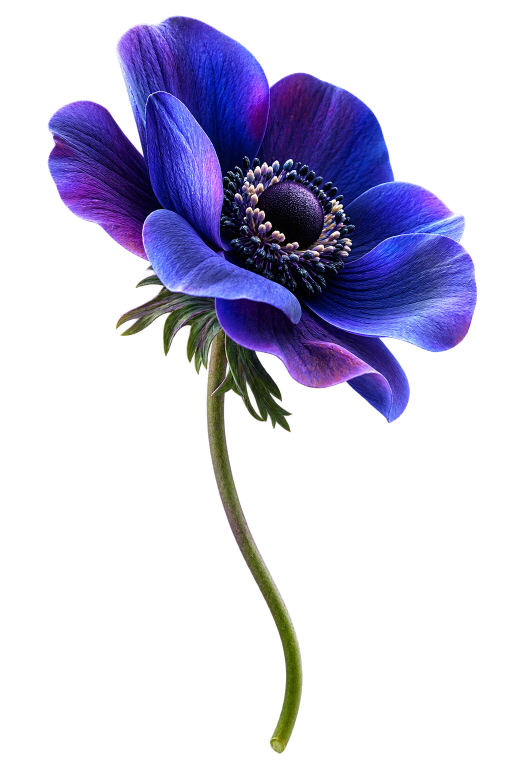
#> input picture github-pages/assets/flowers/anemone.png, 1024 x 1536 px, found by its file name (shown at 1/2 size)
$ python create_icon.py
#> lines starting #> are read from the running program, lines starting #| are printed output that depends on the picture
from pathlib import Path
from PIL import Image, ImageDraw, ImageFilter

root=Path(__file__).resolve().parents[1]
size=512
image=Image.new("RGBA",(size,size),(6,6,27,255))
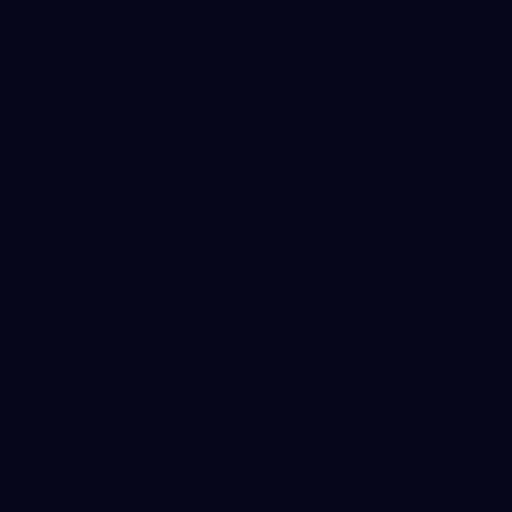
#> image: PIL image 512x512 RGBA; mean R, G, B, A 6, 6, 27, 255
glow=Image.new("RGBA",(size,size),(0,0,0,0))
#> glow: PIL image 512x512 RGBA; every value is 0
draw=ImageDraw.Draw(glow,"RGBA")
draw.ellipse((62,62,450,450),fill=(112,75,210,70))
glow=glow.filter(ImageFilter.GaussianBlur(45))
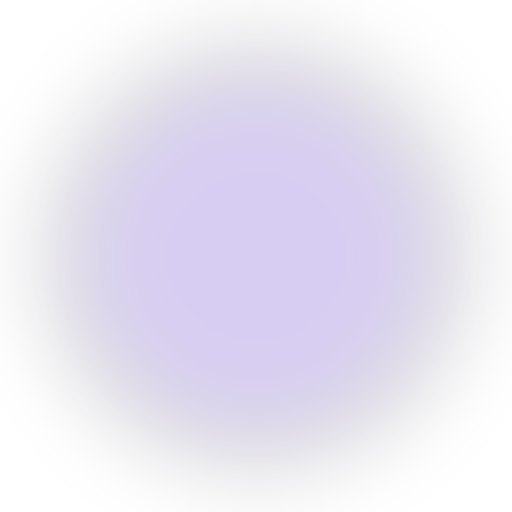
#> glow: PIL image 512x512 RGBA; mean R, G, B, A 50.4, 33.8, 94.6, 31.5; transparent parts drawn white
image.alpha_composite(glow)
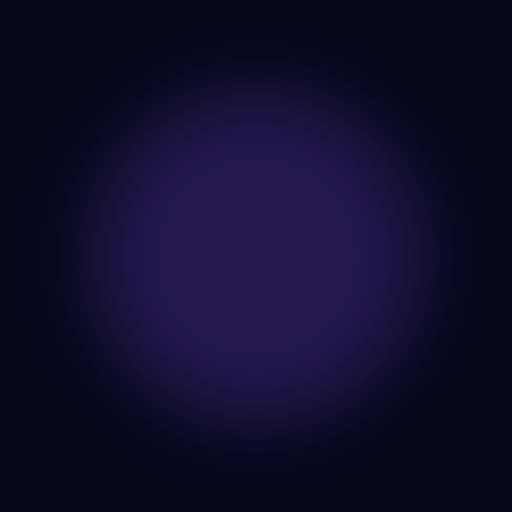
#> image: PIL image 512x512 RGBA; mean R, G, B, A 15.6, 12.2, 43, 255
flower=Image.open(root/"public"/"flowers"/"anemone.png").convert("RGBA")
#> flower is the input picture: PIL image 1024x1536 RGBA; mean R, G, B, A 40.1, 36.4, 66.2, 70.3
scale=360/flower.width
#> scale = 0.352
flower=flower.resize((360,int(flower.height*scale)),Image.Resampling.LANCZOS)
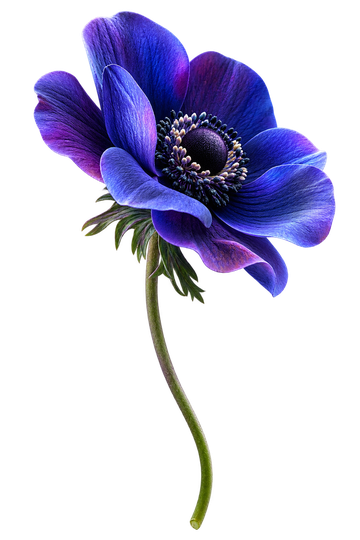
#> flower: PIL image 360x540 RGBA; mean R, G, B, A 20.4, 18.1, 41.1, 70.4; transparent parts drawn white
image.alpha_composite(flower,((size-flower.width)//2,(size-flower.height)//2))
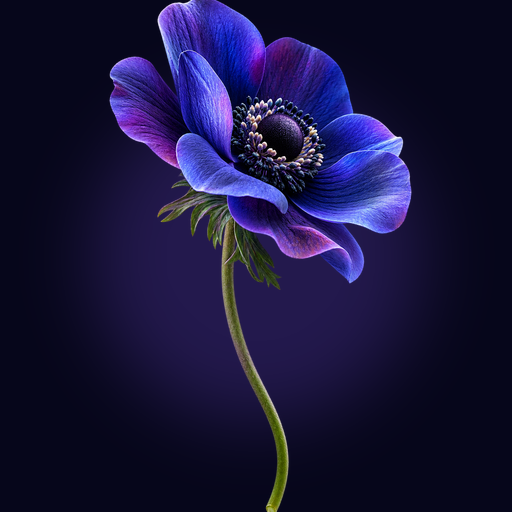
#> image: PIL image 512x512 RGBA; mean R, G, B, A 24.2, 20.5, 59.6, 255
draw=ImageDraw.Draw(image,"RGBA")
draw.ellipse((28,28,484,484),outline=(205,192,244,150),width=4)
draw.ellipse((211,211,301,301),fill=(7,7,28,170),outline=(230,220,255,200),width=3)
draw.line((229,256,283,256),fill=(236,228,255,220),width=4)
draw.line((236,238,276,274),fill=(236,228,255,220),width=4)
draw.line((236,274,276,238),fill=(236,228,255,220),width=4)
output=root/"desktop"/"cosmic-aquarium.ico"
image.save(output,format="ICO",sizes=[(256,256),(128,128),(64,64),(48,48),(32,32),(16,16)])
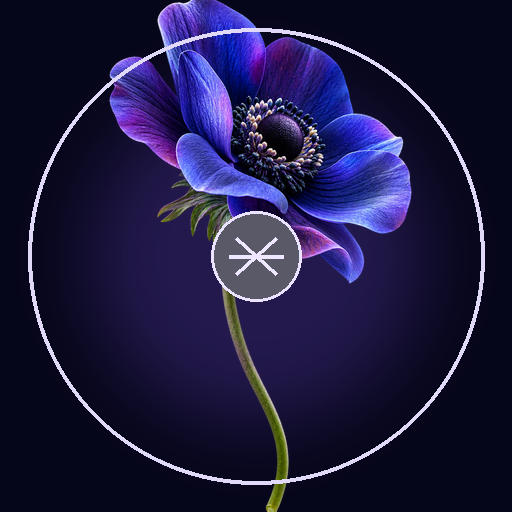
#> saved as cosmic-aquarium.ico: PIL image 512x512 RGBA; mean R, G, B, A 28.2, 24.4, 63.7, 250.9; transparent parts drawn white
print(output)

$ run again, with github-pages/assets/flowers/cosmos.png copied over github-pages/assets/flowers/anemone.png
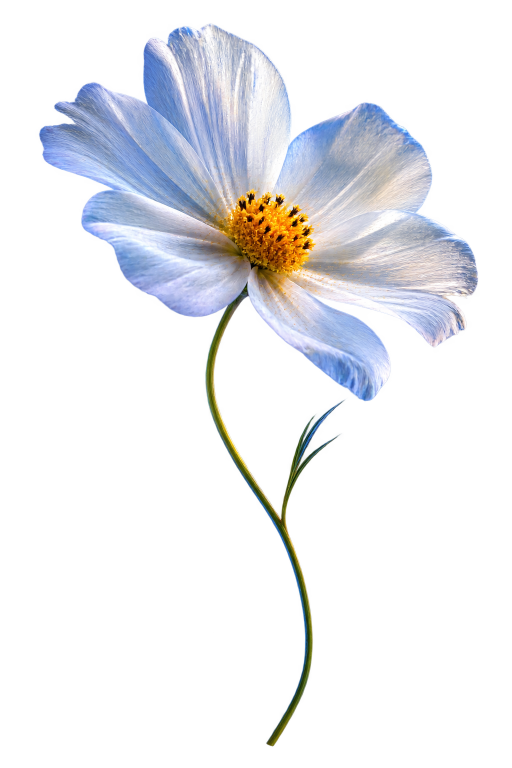
#> input picture github-pages/assets/flowers/cosmos.png, 1024 x 1536 px, found by its file name (shown at 1/2 size)
#> flower is the input picture: PIL image 1024x1536 RGBA; mean R, G, B, A 67.3, 72, 76.5, 59.8
#> flower: PIL image 360x540 RGBA
#> `image.alpha_composite(flower,((size-flower.width)//2,(size-flower.heig..`:
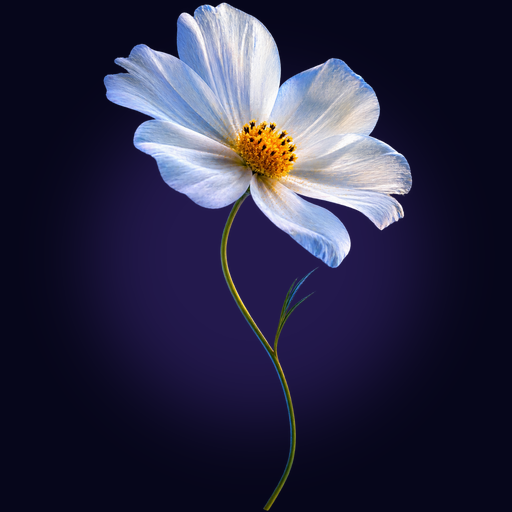
#> image: PIL image 512x512 RGBA; mean R, G, B, A 41.7, 40.1, 66.6, 255
#> `image.save(output,format="ICO",sizes=[(256,256),(128,128),(64,64),(48,..`:
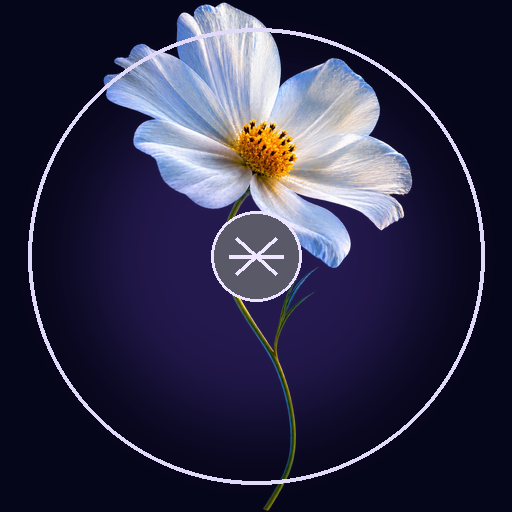
#> saved as cosmic-aquarium.ico: PIL image 512x512 RGBA; mean R, G, B, A 45.7, 43.9, 70.6, 250.9; transparent parts drawn white

$ run again, with github-pages/assets/flowers/rose.png copied over github-pages/assets/flowers/anemone.png
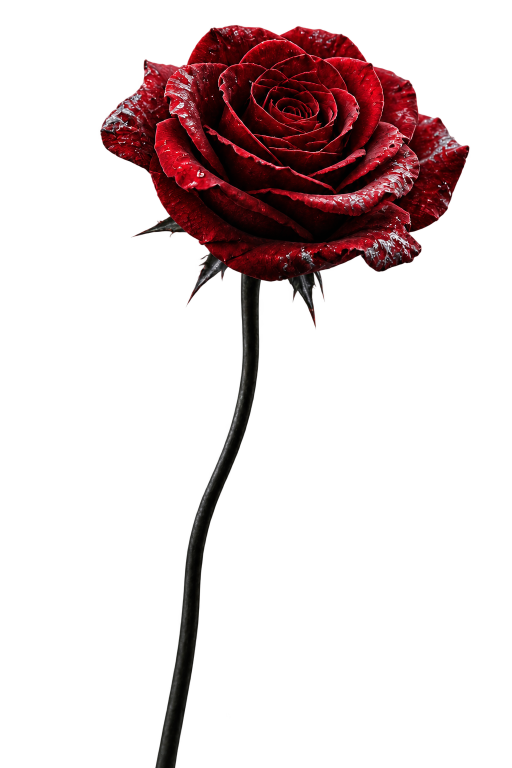
#> input picture github-pages/assets/flowers/rose.png, 1024 x 1536 px, found by its file name (shown at 1/2 size)
#> flower is the input picture: PIL image 1024x1536 RGBA; mean R, G, B, A 28.2, 8.6, 9.7, 47.5
#> flower: PIL image 360x540 RGBA
#> `image.alpha_composite(flower,((size-flower.width)//2,(size-flower.heig..`:
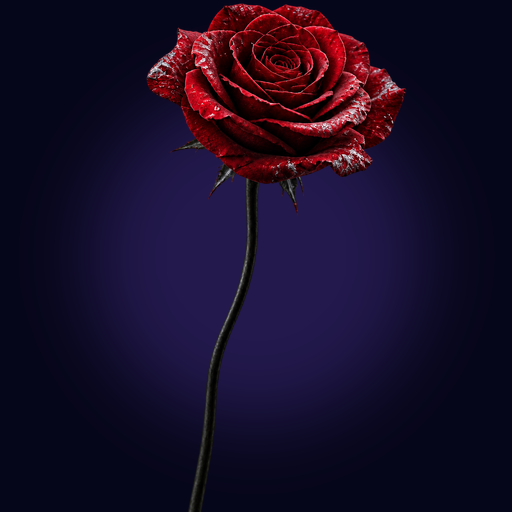
#> image: PIL image 512x512 RGBA; mean R, G, B, A 24.8, 12.9, 39.7, 255
#> `image.save(output,format="ICO",sizes=[(256,256),(128,128),(64,64),(48,..`:
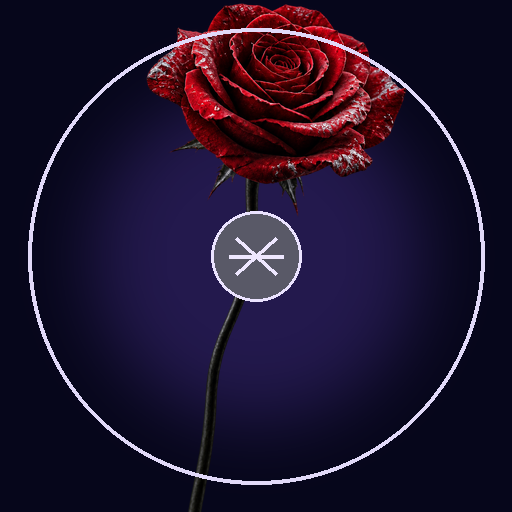
#> saved as cosmic-aquarium.ico: PIL image 512x512 RGBA; mean R, G, B, A 29.1, 17.4, 44.4, 250.9; transparent parts drawn white
